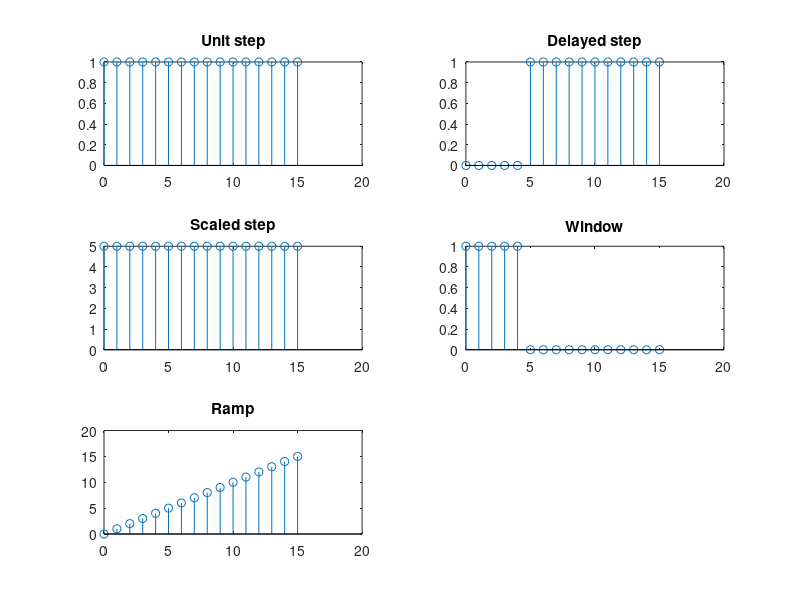

MATLAB code for this plot:
clc; clear; close all;
n = 0:15;
u = (n>=0); % unit step
u5 = (n-5)>=0; % delayed step
a5 = 5*u; % amplitude-scaled step
xn = u - u5; % rectangular window u[n]-u[n-5]
xr = n.*u; % ramp
subplot(3,2,1); stem(n,u); title('Unit step');
subplot(3,2,2); stem(n,u5); title('Delayed step');
subplot(3,2,3); stem(n,a5); title('Scaled step');
subplot(3,2,4); stem(n,xn); title('Window');
subplot(3,2,5); stem(n,xr); title('Ramp');
